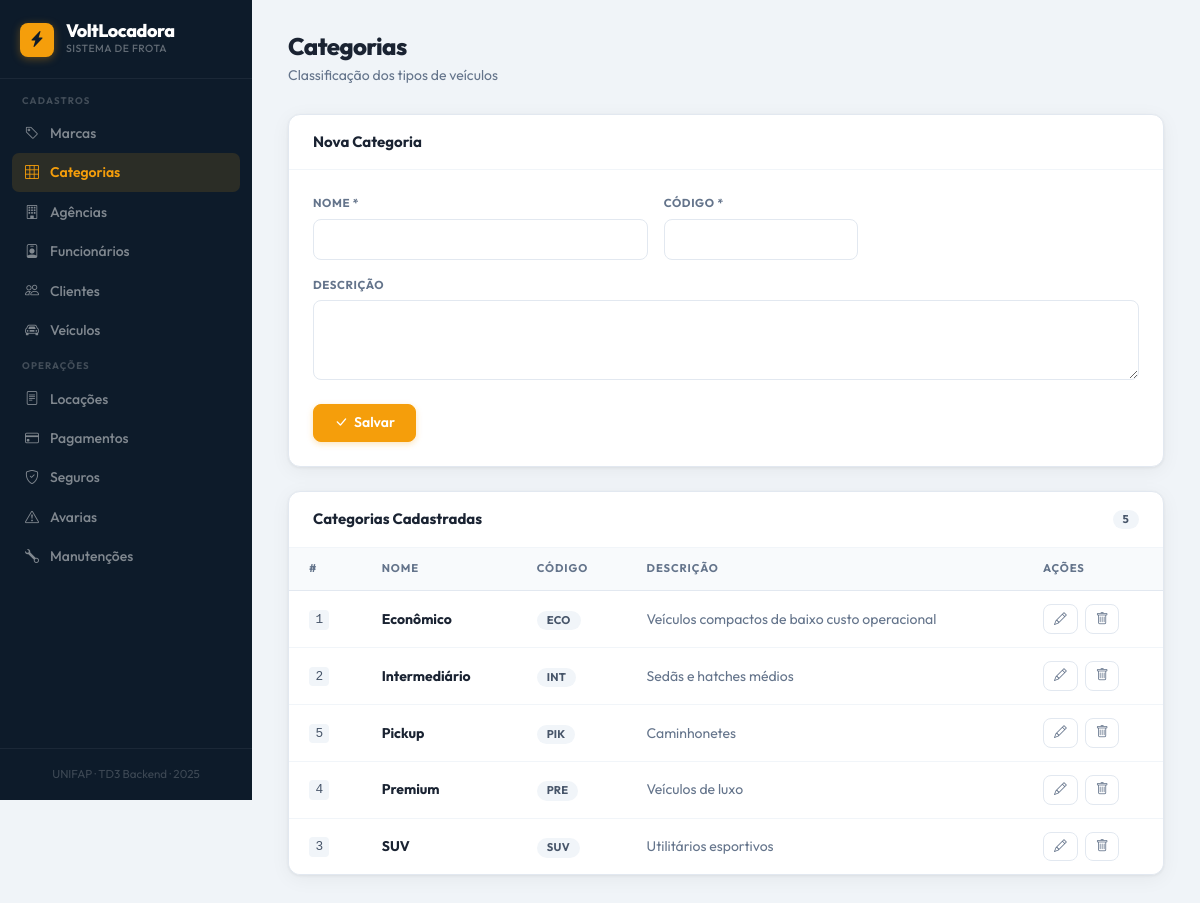
Page /index.php?page=categoria on the committed database.
### tables this page shows
CREATE TABLE IF NOT EXISTS categoria (
    id_categoria   INT            NOT NULL AUTO_INCREMENT,
    nome           VARCHAR(100)   NOT NULL,
    descricao      TEXT,
    codigo         VARCHAR(20)    NOT NULL UNIQUE,
    PRIMARY KEY (id_categoria)
);

### config/Conexao.php (called while the page is built)
<?php
class Conexao {
    private static $instance;
    public static function getConn() {
        if (!isset(self::$instance)) {
            $host   = getenv('MYSQL_HOST')     ?: 'mysql';
            $db     = getenv('MYSQL_DATABASE') ?: 'topcar';
            $user   = getenv('MYSQL_USERNAME') ?: 'mysql';
            $pass   = getenv('MYSQL_PASSWORD') ?: 'pass3word';
            self::$instance = new \PDO(
                "mysql:host=$host;dbname=$db;charset=utf8mb4",
                $user,
                $pass
            );
            self::$instance->setAttribute(PDO::ATTR_ERRMODE, PDO::ERRMODE_EXCEPTION);
            self::$instance->exec("SET NAMES 'utf8mb4' COLLATE 'utf8mb4_unicode_ci'");
        }
        return self::$instance;
    }
}

### controller/CategoriaController.php (called while the page is built, shortened)
<?php
require_once 'model/Categoria.php';
require_once 'dao/CategoriaDAO.php';
class CategoriaController {
    public function listar() {
        $dao = new CategoriaDAO();
        return $dao->listar();
    }
}

### dao/CategoriaDAO.php (called while the page is built, shortened)
<?php
require_once 'config/Conexao.php';
require_once 'model/Categoria.php';
class CategoriaDAO {
    private $conn;
    public function __construct() {
        $this->conn = Conexao::getConn();
    }
    public function listar() {
        $stmt = $this->conn->query("SELECT * FROM categoria ORDER BY nome");
        $lista = [];
        while ($row = $stmt->fetch(PDO::FETCH_ASSOC)) {
            $obj = new Categoria($row['nome'], $row['descricao'], $row['codigo']);
            $obj->setId($row['id_categoria']);
            $lista[] = $obj;
        }
        return $lista;
    }
}

### model/Categoria.php (called while the page is built, shortened)
<?php
class Categoria {
    private $id;
    private $nome;
    private $descricao;
    private $codigo;
    public function __construct($nome = '', $descricao = '', $codigo = '') {
        $this->nome      = $nome;
        $this->descricao = $descricao;
        $this->codigo    = $codigo;
    }
    public function getId()        { return $this->id; }
    public function getNome()      { return $this->nome; }
    public function getDescricao() { return $this->descricao; }
    public function getCodigo()    { return $this->codigo; }
    public function setId($v)        { $this->id = $v; }
}

### config/helpers.php (called while the page is built)
<?php
function h($val) {
    return htmlspecialchars((string)($val ?? ''), ENT_QUOTES | ENT_SUBSTITUTE, 'UTF-8');
}

### view/categoria_form.php (the view, shortened to what this page needs)
<div class="page-hdr">
  <h1>Categorias</h1>
  <p>Classificação dos tipos de veículos</p>
</div>
<div class="page-card p-0 mb-4">
  <div class="card-head">
    <h5 class="card-title"><?= isset($objEdit) ? 'Editar Categoria' : 'Nova Categoria' ?></h5>
  </div>
  <div class="card-body-pad">
    <form method="post" action="index.php?page=categoria">
      <div class="row g-3">
        <div class="col-md-5">
          <label class="form-label">Nome *</label>
          <input type="text" name="nome" class="form-control" required
                 value="<?= isset($objEdit) ? h($objEdit->getNome()) : '' ?>">
        </div>
        <div class="col-md-3">
          <label class="form-label">Código *</label>
          <input type="text" name="codigo" class="form-control" required maxlength="20"
                 value="<?= isset($objEdit) ? h($objEdit->getCodigo()) : '' ?>">
        </div>
        <div class="col-md-12">
          <label class="form-label">Descrição</label>
          <textarea name="descricao" class="form-control" rows="2"><?= isset($objEdit) ? h($objEdit->getDescricao()) : '' ?></textarea>
        </div>
      </div>
      <div class="d-flex gap-2 mt-4">
        <button type="submit" name="acao" value="salvar" class="btn btn-primary">
          <i class="bi bi-check-lg"></i><?= isset($objEdit) ? 'Atualizar' : 'Salvar' ?>
        </button>
      </div>
    </form>
  </div>
</div>
<div class="page-card p-0">
  <div class="card-head">
    <h5 class="card-title">Categorias Cadastradas</h5>
    <span class="badge bg-secondary"><?= count($lista) ?></span>
  </div>
  <div class="table-wrap">
    <table class="table">
      <thead>
        <tr><th>#</th><th>Nome</th><th>Código</th><th>Descrição</th><th>Ações</th></tr>
      </thead>
      <tbody>
      <?php foreach ($lista as $item): ?>
        <tr>
          <td><code><?= $item->getId() ?></code></td>
          <td><strong><?= h($item->getNome()) ?></strong></td>
          <td><span class="badge bg-secondary"><?= h($item->getCodigo()) ?></span></td>
          <td class="text-muted"><?= h($item->getDescricao()) ?: '—' ?></td>
          <td>
            <a href="index.php?page=categoria&acao=editar&id=<?= $item->getId() ?>" class="btn btn-sm btn-outline-primary" title="Editar"><i class="bi bi-pencil"></i></a>
            <a href="index.php?page=categoria&acao=deletar&id=<?= $item->getId() ?>" class="btn btn-sm btn-outline-danger ms-1" title="Excluir" onclick="return confirm('Excluir categoria?')"><i class="bi bi-trash"></i></a>
          </td>
        </tr>
      <?php endforeach; ?>
      </tbody>
    </table>
  </div>
</div>

### view/layout_header.php (style rules this page uses)
:root { --sidebar-bg: #0d1b2a; --sidebar-w: 252px; --accent: #f59e0b; --accent-dim: rgba(245,159,11,.13); --bg: #f0f4f8; --surface: #ffffff; --text: #1a2332; --muted: #64748b; --subtle: #94a3b8; --border: #e2e8f0; --border-light: #f1f5f9; --success: #10b981; --danger: #ef4444; --warning: #f59e0b; --info: #3b82f6; --r-sm: 8px; --r: 12px; --r-lg: 16px; --shadow: 0 1px 3px rgba(0,0,0,.06), 0 4px 20px rgba(0,0,0,.05); --shadow-lg: 0 8px 40px rgba(0,0,0,.12); --transition: .15s ease; }
*,*::before,*::after { box-sizing: border-box; }
body { font-family: 'Outfit', -apple-system, system-ui, sans-serif; background: var(--bg); color: var(--text); margin: 0; line-height: 1.6; -webkit-font-smoothing: antialiased; min-height: 100vh; }
.page-card { background: var(--surface); border: 1px solid var(--border); border-radius: var(--r); box-shadow: var(--shadow); }
.card-head { display: flex; align-items: center; justify-content: space-between; padding: 1.125rem 1.5rem; border-bottom: 1px solid var(--border-light); }
.card-head h5, .card-head .card-title { font-size: .9375rem; font-weight: 700; margin: 0; color: var(--text); }
.card-body-pad { padding: 1.5rem; }
.table-wrap { overflow-x: auto; border-radius: 0 0 var(--r) var(--r); }
.table { margin: 0; border-collapse: collapse; width: 100%; }
.table thead th { background: #f8fafc; font-size: .7rem; font-weight: 700; letter-spacing: .08em; text-transform: uppercase; color: var(--muted); padding: .75rem 1.25rem; border-bottom: 1px solid var(--border); white-space: nowrap; border-top: none; }
.table tbody td { padding: .8125rem 1.25rem; font-size: .875rem; color: var(--text); border-bottom: 1px solid var(--border-light); vertical-align: middle; }
.table tbody tr:last-child td { border-bottom: none; }
.form-label { display: block; font-size: .72rem; font-weight: 700; letter-spacing: .05em; text-transform: uppercase; color: var(--muted); margin-bottom: .375rem; }
.form-control, .form-select { font-family: 'Outfit', sans-serif; font-size: .875rem; color: var(--text); background: #fff; border: 1.5px solid var(--border); border-radius: var(--r-sm); padding: .5625rem .875rem; transition: border-color var(--transition), box-shadow var(--transition); width: 100%; }
.form-control::placeholder { color: var(--subtle); font-size: .8rem; }
textarea.form-control { resize: vertical; min-height: 80px; }
.btn { font-family: 'Outfit', sans-serif; font-weight: 600; font-size: .875rem; border-radius: var(--r-sm); transition: all var(--transition); display: inline-flex; align-items: center; gap: .375rem; cursor: pointer; border: 1.5px solid transparent; line-height: 1.4; }
.btn-primary { background: var(--accent); border-color: var(--accent); color: #fff; padding: .5rem 1.25rem; box-shadow: 0 2px 6px rgba(245,159,11,.28); }
.btn-sm { padding: .3125rem .625rem; font-size: .8rem; }
.btn-outline-primary { background: transparent; border-color: var(--border); color: var(--muted); padding: .3125rem .625rem; }
.btn-outline-danger { background: transparent; border-color: var(--border); color: var(--muted); padding: .3125rem .625rem; }
.badge { font-family: 'Outfit', sans-serif; font-size: .7rem; font-weight: 700; letter-spacing: .02em; border-radius: 20px; padding: .25rem .625rem; }
.badge.bg-secondary { background: #f1f5f9 !important; color: #475569 !important; }
.text-muted { color: var(--muted) !important; }
code { font-size: .8rem; background: #f1f5f9; color: #475569; padding: .15rem .4rem; border-radius: 4px; font-family: 'Courier New', monospace; }
.page-hdr { margin-bottom: 1.75rem; }
.page-hdr h1 { font-size: 1.5rem; font-weight: 800; letter-spacing: -.025em; margin: 0; }
.page-hdr p { color: var(--muted); font-size: .875rem; margin: .2rem 0 0; }

### rows in the picture
categoria: id_categoria "1", nome "Econômico", codigo "ECO", descricao "Veículos compactos de baixo custo operacional"
categoria: id_categoria "2", nome "Intermediário", codigo "INT", descricao "Sedãs e hatches médios"
categoria: id_categoria "5", nome "Pickup", codigo "PIK", descricao "Caminhonetes"
categoria: id_categoria "4", nome "Premium", codigo "PRE", descricao "Veículos de luxo"
categoria: id_categoria "3", nome "SUV", codigo "SUV", descricao "Utilitários esportivos"

### other values in the picture
count($lista) "5"
